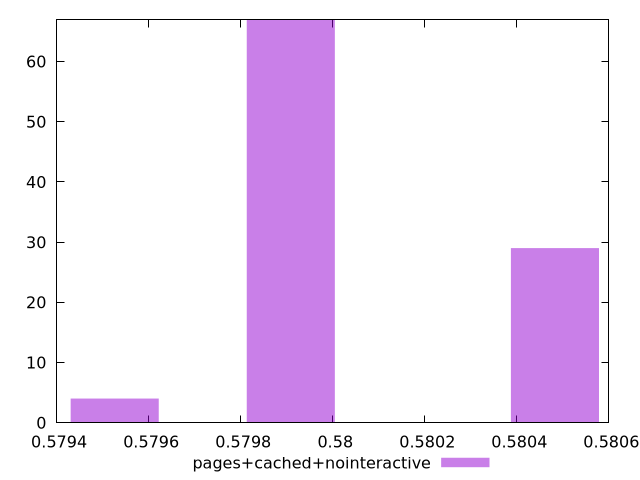

The script that saved this image:
$_pagesCachedNointeractive <<EOF
0.5799088914242007 67
0.5804828692118195 29
0.5795262395657882 4
EOF
set key outside below
set terminal pngcairo
set output "report_00005_2020-11-02T22-26-11.212Z/uses-rel-preload/pages+cached+nointeractive//hist.png"
set yrange [0:67]
set boxwidth 0.0001913259292062688
set style fill transparent solid 0.5 noborder
plot $_pagesCachedNointeractive title "pages+cached+nointeractive" with boxes ,
